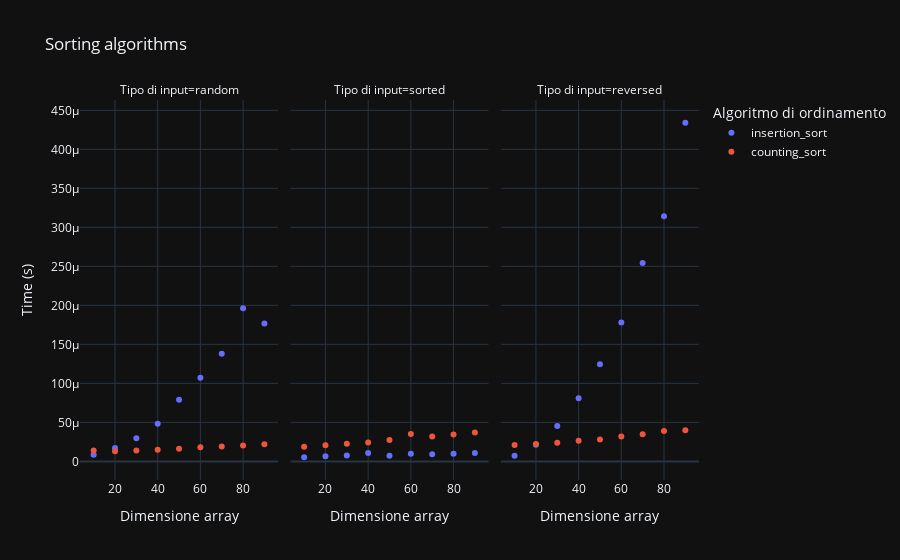

Notebook cell for this chart:
### Code cell
figure = px.scatter(df.query("num_samples > 0"),
                 x="num_samples",
                 y="time",
                 color="test_type",
                 facet_col="input_type",
                 title="Sorting algorithms",
                 labels={"num_samples": "Dimensione array", "time": "Time (s)", "test_type": "Algoritmo di ordinamento", "input_type": "Tipo di input"})

figure.show()

### Figure 1 — Plotly figure (JSON) as saved in the notebook; plotly's stock layout.template omitted (floating-point values rounded to 4 significant figures)
{"data": [{"hovertemplate": "Algoritmo di ordinamento=insertion_sort<br>Tipo di input=random<br>Dimensione array=%{x}<br>Time (s)=%{y}<extra></extra>", "legendgroup": "insertion_sort", "marker": {"color": "#636efa", "symbol": "circle"}, "mode": "markers", "name": "insertion_sort", "orientation": "v", "showlegend": true, "x": [10, 20, 30, 40, 50, 60, 70, 80, 90], "xaxis": "x", "y": [8.6e-06, 1.7e-05, 2.96e-05, 4.84e-05, 7.9e-05, 0.0001072, 0.000138, 0.0001963, 0.0001769], "yaxis": "y", "type": "scatter"}, {"hovertemplate": "Algoritmo di ordinamento=insertion_sort<br>Tipo di input=sorted<br>Dimensione array=%{x}<br>Time (s)=%{y}<extra></extra>", "legendgroup": "insertion_sort", "marker": {"color": "#636efa", "symbol": "circle"}, "mode": "markers", "name": "insertion_sort", "orientation": "v", "showlegend": false, "x": [10, 20, 30, 40, 50, 60, 70, 80, 90], "xaxis": "x2", "y": [5.3e-06, 6.6e-06, 7.7e-06, 1.06e-05, 7.1e-06, 9.7e-06, 9e-06, 9.7e-06, 1.06e-05], "yaxis": "y2", "type": "scatter"}, {"hovertemplate": "Algoritmo di ordinamento=insertion_sort<br>Tipo di input=reversed<br>Dimensione array=%{x}<br>Time (s)=%{y}<extra></extra>", "legendgroup": "insertion_sort", "marker": {"color": "#636efa", "symbol": "circle"}, "mode": "markers", "name": "insertion_sort", "orientation": "v", "showlegend": false, "x": [10, 20, 30, 40, 50, 60, 70, 80, 90], "xaxis": "x3", "y": [7.1e-06, 2.14e-05, 4.55e-05, 8.09e-05, 0.0001245, 0.0001781, 0.0002543, 0.0003143, 0.0004341], "yaxis": "y3", "type": "scatter"}, {"hovertemplate": "Algoritmo di ordinamento=counting_sort<br>Tipo di input=random<br>Dimensione array=%{x}<br>Time (s)=%{y}<extra></extra>", "legendgroup": "counting_sort", "marker": {"color": "#EF553B", "symbol": "circle"}, "mode": "markers", "name": "counting_sort", "orientation": "v", "showlegend": true, "x": [10, 20, 30, 40, 50, 60, 70, 80, 90], "xaxis": "x", "y": [1.4e-05, 1.3e-05, 1.41e-05, 1.48e-05, 1.62e-05, 1.8e-05, 1.91e-05, 2.05e-05, 2.21e-05], "yaxis": "y", "type": "scatter"}, {"hovertemplate": "Algoritmo di ordinamento=counting_sort<br>Tipo di input=sorted<br>Dimensione array=%{x}<br>Time (s)=%{y}<extra></extra>", "legendgroup": "counting_sort", "marker": {"color": "#EF553B", "symbol": "circle"}, "mode": "markers", "name": "counting_sort", "orientation": "v", "showlegend": false, "x": [10, 20, 30, 40, 50, 60, 70, 80, 90], "xaxis": "x2", "y": [1.86e-05, 2.08e-05, 2.26e-05, 2.43e-05, 2.75e-05, 3.51e-05, 3.18e-05, 3.45e-05, 3.7e-05], "yaxis": "y2", "type": "scatter"}, {"hovertemplate": "Algoritmo di ordinamento=counting_sort<br>Tipo di input=reversed<br>Dimensione array=%{x}<br>Time (s)=%{y}<extra></extra>", "legendgroup": "counting_sort", "marker": {"color": "#EF553B", "symbol": "circle"}, "mode": "markers", "name": "counting_sort", "orientation": "v", "showlegend": false, "x": [10, 20, 30, 40, 50, 60, 70, 80, 90], "xaxis": "x3", "y": [2.09e-05, 2.23e-05, 2.39e-05, 2.65e-05, 2.8e-05, 3.18e-05, 3.49e-05, 3.91e-05, 3.98e-05], "yaxis": "y3", "type": "scatter"}], "layout": {"xaxis": {"anchor": "y", "domain": [0.0, 0.32], "title": {"text": "Dimensione array"}}, "yaxis": {"anchor": "x", "domain": [0.0, 1.0], "title": {"text": "Time (s)"}}, "xaxis2": {"anchor": "y2", "domain": [0.34, 0.66], "matches": "x", "title": {"text": "Dimensione array"}}, "yaxis2": {"anchor": "x2", "domain": [0.0, 1.0], "matches": "y", "showticklabels": false}, "xaxis3": {"anchor": "y3", "domain": [0.68, 1.0], "matches": "x", "title": {"text": "Dimensione array"}}, "yaxis3": {"anchor": "x3", "domain": [0.0, 1.0], "matches": "y", "showticklabels": false}, "annotations": [{"font": {}, "showarrow": false, "text": "Tipo di input=random", "x": 0.16, "xanchor": "center", "xref": "paper", "y": 1.0, "yanchor": "bottom", "yref": "paper"}, {"font": {}, "showarrow": false, "text": "Tipo di input=sorted", "x": 0.5, "xanchor": "center", "xref": "paper", "y": 1.0, "yanchor": "bottom", "yref": "paper"}, {"font": {}, "showarrow": false, "text": "Tipo di input=reversed", "x": 0.84, "xanchor": "center", "xref": "paper", "y": 1.0, "yanchor": "bottom", "yref": "paper"}], "legend": {"title": {"text": "Algoritmo di ordinamento"}, "tracegroupgap": 0}, "title": {"text": "Sorting algorithms"}}}
